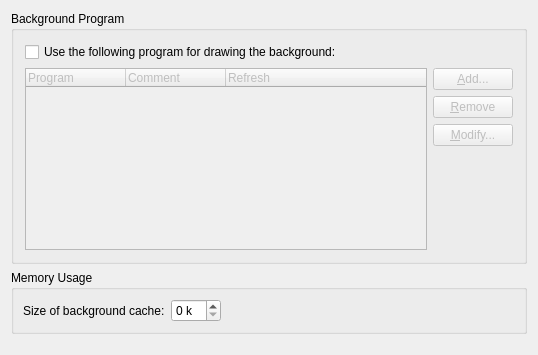
<ui version="4.0" >
 <class>BGAdvancedBase</class>
 <widget class="QWidget" name="BGAdvancedBase" >
  <property name="geometry" >
   <rect>
    <x>0</x>
    <y>0</y>
    <width>538</width>
    <height>355</height>
   </rect>
  </property>
  <layout class="QVBoxLayout" name="verticalLayout" >
   <item>
    <widget class="QGroupBox" name="m_groupProgram" >
     <property name="title" >
      <string>Background Program</string>
     </property>
     <layout class="QGridLayout" >
      <property name="margin" >
       <number>11</number>
      </property>
      <item row="1" column="1" >
       <widget class="QPushButton" name="m_buttonAdd" >
        <property name="enabled" >
         <bool>false</bool>
        </property>
        <property name="whatsThis" >
         <string>&lt;qt>
&lt;p>Click here if you want to add a program to the listbox. This button opens a dialog where you are asked to give details about the program you want to run. To successfully add a program, you must know if it is compatible, the name of the executable file and, if necessary, its options.&lt;/p>
&lt;p>You usually can get the available options to a suitable program by typing in a terminal emulator the name of the executable file plus --help (foobar --help).&lt;/p>
&lt;/qt></string>
        </property>
        <property name="text" >
         <string>&amp;Add...</string>
        </property>
       </widget>
      </item>
      <item row="2" column="1" >
       <widget class="QPushButton" name="m_buttonRemove" >
        <property name="enabled" >
         <bool>false</bool>
        </property>
        <property name="whatsThis" >
         <string>Click here to remove programs from this list. Please note that it does not remove the program from your system, it only removes it from the available options in the background drawing programs list.</string>
        </property>
        <property name="text" >
         <string>&amp;Remove</string>
        </property>
       </widget>
      </item>
      <item row="3" column="1" >
       <widget class="QPushButton" name="m_buttonModify" >
        <property name="enabled" >
         <bool>false</bool>
        </property>
        <property name="whatsThis" >
         <string>&lt;qt>
&lt;p>Click here to modify the programs options. You usually can get the available options to a suitable program by typing in a terminal emulator the name of the executable file plus --help. (example: kwebdesktop --help).&lt;/p>
&lt;p>One useful example is the program kwebdesktop. It draws a web page on the background of your desktop.  You can use this program by selecting it on the listbox on the right, but it will draw a predefined web page. To change the web page it renders, select the kwebdesktop program on the listbox, then click here. A dialog will appear, allowing you to change the web page by replacing the old address (URL) with a new one.&lt;/p>
&lt;/qt></string>
        </property>
        <property name="text" >
         <string>&amp;Modify...</string>
        </property>
       </widget>
      </item>
      <item row="4" column="1" >
       <spacer name="spacer" >
        <property name="orientation" >
         <enum>Qt::Vertical</enum>
        </property>
        <property name="sizeType" >
         <enum>QSizePolicy::Expanding</enum>
        </property>
        <property name="sizeHint" stdset="0" >
         <size>
          <width>20</width>
          <height>20</height>
         </size>
        </property>
       </spacer>
      </item>
      <item rowspan="4" row="1" column="0" >
       <widget class="QTreeWidget" name="m_listPrograms" >
        <property name="enabled" >
         <bool>false</bool>
        </property>
        <property name="minimumSize" >
         <size>
          <width>400</width>
          <height>0</height>
         </size>
        </property>
        <property name="whatsThis" >
         <string>&lt;qt>
&lt;p>Select from this listbox the program you want to use to draw your desktop background.&lt;/p>
&lt;p>The &lt;b>Program&lt;/b> column shows the name of the program.&lt;br>
The &lt;b>Comment&lt;/b> column brings a short description.&lt;br>
The &lt;b>Refresh&lt;/b> column indicates the time interval between redraws of the desktop.&lt;/p>
&lt;p>The &lt;b>K Web Desktop&lt;/b> program (kwebdesktop) is worth noting: it draws a specified page of the web in your desktop. You can modify it, and the webpage it draws by selecting it here, then clicking on the &lt;b>Modify&lt;/b> button.&lt;br>
You can also add new compliant programs. To do that, click on the &lt;b>Add&lt;/b> button.&lt;br>
You can also remove programs from this list clicking on the &lt;b>Remove&lt;/b> button. Please note that it does not remove the program from your system, it only removes it from the available options in this listbox.&lt;/p>
&lt;/qt></string>
        </property>
        <column>
         <property name="text" >
          <string>Program</string>
         </property>
        </column>
        <column>
         <property name="text" >
          <string>Comment</string>
         </property>
        </column>
        <column>
         <property name="text" >
          <string>Refresh</string>
         </property>
        </column>
       </widget>
      </item>
      <item row="0" column="0" colspan="2" >
       <widget class="QCheckBox" name="m_cbProgram" >
        <property name="whatsThis" >
         <string>Check here if you want to allow a program to draw your desktop background. Below you can find the list of programs currently available for drawing the background. You may use one of the available programs, add new ones or modify the existing ones to fit your needs.</string>
        </property>
        <property name="text" >
         <string>Use the following program for drawing the background:</string>
        </property>
       </widget>
      </item>
     </layout>
    </widget>
   </item>
   <item>
    <widget class="QGroupBox" name="m_groupCache" >
     <property name="title" >
      <string>Memory Usage</string>
     </property>
     <layout class="QHBoxLayout" name="horizontalLayout" >
      <item>
       <widget class="QLabel" name="m_lblCache" >
        <property name="whatsThis" >
         <string>In this box you can enter how much memory KDE should use for caching the background(s). If you have different backgrounds for the different desktops caching can make switching desktops smoother at the expense of higher memory use.</string>
        </property>
        <property name="text" >
         <string>Size of background cache:</string>
        </property>
        <property name="wordWrap" >
         <bool>false</bool>
        </property>
       </widget>
      </item>
      <item>
       <widget class="KIntSpinBox" name="m_spinCache" >
        <property name="whatsThis" >
         <string>In this box you can enter how much memory KDE should use for caching the background(s). If you have different backgrounds for the different desktops caching can make switching desktops smoother at the expense of higher memory use.</string>
        </property>
        <property name="suffix" >
         <string> k</string>
        </property>
       </widget>
      </item>
      <item>
       <spacer name="spacer2" >
        <property name="orientation" >
         <enum>Qt::Horizontal</enum>
        </property>
        <property name="sizeType" >
         <enum>QSizePolicy::Expanding</enum>
        </property>
        <property name="sizeHint" stdset="0" >
         <size>
          <width>425</width>
          <height>20</height>
         </size>
        </property>
       </spacer>
      </item>
     </layout>
     <zorder>m_lblCache</zorder>
     <zorder>m_spinCache</zorder>
     <zorder>spacer2</zorder>
    </widget>
   </item>
   <item>
    <spacer name="spacer4" >
     <property name="orientation" >
      <enum>Qt::Vertical</enum>
     </property>
     <property name="sizeType" >
      <enum>QSizePolicy::Expanding</enum>
     </property>
     <property name="sizeHint" stdset="0" >
      <size>
       <width>16</width>
       <height>20</height>
      </size>
     </property>
    </spacer>
   </item>
  </layout>
 </widget>
 <customwidgets>
  <customwidget>
   <class>KIntSpinBox</class>
   <extends>QSpinBox</extends>
   <header>knuminput.h</header>
  </customwidget>
 </customwidgets>
  <tabstops>
  <tabstop>m_cbProgram</tabstop>
  <tabstop>m_listPrograms</tabstop>
  <tabstop>m_buttonAdd</tabstop>
  <tabstop>m_buttonRemove</tabstop>
  <tabstop>m_buttonModify</tabstop>
 </tabstops>
 <includes>
  <include location="local" >kcolorbutton.h</include>
  <include location="local" >kcolorbutton.h</include>
 </includes>
 <resources/>
 <connections>
  <connection>
   <sender>m_cbProgram</sender>
   <signal>toggled(bool)</signal>
   <receiver>m_buttonAdd</receiver>
   <slot>setEnabled(bool)</slot>
   <hints>
    <hint type="sourcelabel" >
     <x>20</x>
     <y>20</y>
    </hint>
    <hint type="destinationlabel" >
     <x>20</x>
     <y>20</y>
    </hint>
   </hints>
  </connection>
  <connection>
   <sender>m_cbProgram</sender>
   <signal>toggled(bool)</signal>
   <receiver>m_buttonRemove</receiver>
   <slot>setEnabled(bool)</slot>
   <hints>
    <hint type="sourcelabel" >
     <x>20</x>
     <y>20</y>
    </hint>
    <hint type="destinationlabel" >
     <x>20</x>
     <y>20</y>
    </hint>
   </hints>
  </connection>
  <connection>
   <sender>m_cbProgram</sender>
   <signal>toggled(bool)</signal>
   <receiver>m_buttonModify</receiver>
   <slot>setEnabled(bool)</slot>
   <hints>
    <hint type="sourcelabel" >
     <x>20</x>
     <y>20</y>
    </hint>
    <hint type="destinationlabel" >
     <x>20</x>
     <y>20</y>
    </hint>
   </hints>
  </connection>
  <connection>
   <sender>m_cbProgram</sender>
   <signal>toggled(bool)</signal>
   <receiver>m_listPrograms</receiver>
   <slot>setEnabled(bool)</slot>
   <hints>
    <hint type="sourcelabel" >
     <x>20</x>
     <y>20</y>
    </hint>
    <hint type="destinationlabel" >
     <x>20</x>
     <y>20</y>
    </hint>
   </hints>
  </connection>
 </connections>
</ui>
